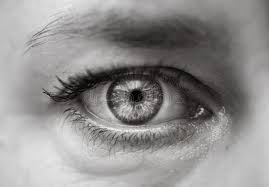
#> input picture Modue3/module3_images/image1.jpeg, 269 x 187 px, given in place of IMG_1686.MOV, which was not available
$ jupyter execute module6a.ipynb   (older library calls are emulated)
#> lines starting #> are read from the running program, lines starting #| are printed output that depends on the picture; pictures that were not available may be replaced by others from this repository, and a replacement may not be noted
[cell 1]
import cv2
import numpy as np

[cell 2]
def compute_and_visualize_flow(video_path, output_path, max_seconds=30):
    """
    Computes dense optical flow for a video and saves the visualization.
    """
#> called with video_path = '/content/IMG_1686.MOV', output_path = 'optical_flow_output1.mp4', max_seconds = 30
    cap = cv2.VideoCapture(video_path)
    if not cap.isOpened():
        print(f"Error opening video stream or file: {video_path}")
        return

    # Get video properties
    fps = cap.get(cv2.CAP_PROP_FPS)
    width = int(cap.get(cv2.CAP_PROP_FRAME_WIDTH))
    height = int(cap.get(cv2.CAP_PROP_FRAME_HEIGHT))

    # Optional: Downscale resolution by half to make processing much faster
    new_w, new_h = width // 2, height // 2

    # Define the codec and create VideoWriter object
    fourcc = cv2.VideoWriter_fourcc(*'mp4v')
    out = cv2.VideoWriter(output_path, fourcc, fps, (new_w, new_h))

    # Read the first frame and convert to grayscale
    ret, frame1 = cap.read()
#> frame1 is the input picture: shape (187, 269, 3); mean B, G, R 143, 143.8, 145.3
    if not ret:
        print("Failed to read the first frame.")
        return

    prvs = cv2.resize(cv2.cvtColor(frame1, cv2.COLOR_BGR2GRAY), (new_w, new_h))
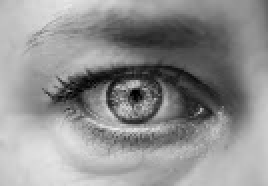
#> prvs: shape (93, 134) (shown 2 times larger); min 0, max 236, mean 144

    # Create an HSV image array to store the visual representation
    hsv = np.zeros((new_h, new_w, 3), dtype=np.float32)
    hsv[..., 1] = 255  # Set saturation to maximum for vibrant colors

    frame_count = 0
    max_frames = int(fps * max_seconds)

    print(f"Processing optical flow for {video_path}...")

    while cap.isOpened() and frame_count < max_frames:
        ret, frame2 = cap.read()
        if not ret:
            break

        next_frame = cv2.resize(cv2.cvtColor(frame2, cv2.COLOR_BGR2GRAY), (new_w, new_h))

        # Calculate Dense Optical Flow using Gunnar Farneback's algorithm
        flow = cv2.calcOpticalFlowFarneback(prvs, next_frame, None,
                                            pyr_scale=0.5, levels=3, winsize=15,
                                            iterations=3, poly_n=5, poly_sigma=1.2, flags=0)

        # Convert the flow vectors (u, v) into polar coordinates (magnitude, angle)
        mag, ang = cv2.cartToPolar(flow[..., 0], flow[..., 1])
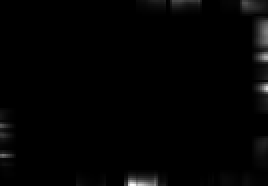
#> mag: shape (93, 134) float32 (shown 2 times larger); min 0, max 0.0473, mean 0.000596; drawn with min black and max white
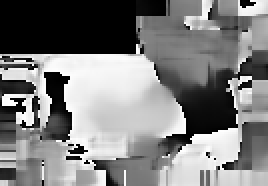
#> ang: shape (93, 134) float32 (shown 2 times larger); min 0, max 6.28, mean 3.11; drawn with min black and max white

        # Map the angle to Hue (direction of motion)
        # OpenCV's Hue ranges from 0 to 179
        hsv[..., 0] = ang * 180 / np.pi / 2
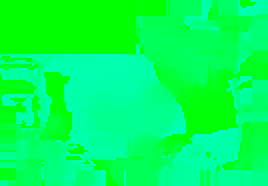
#> hsv: shape (93, 134, 3) float32 (shown 2 times larger); mean of channels 0, 1, 2 89.1, 255, 0; drawn as B, G, R

        # Map the magnitude to Value (speed of motion)
        hsv[..., 2] = cv2.normalize(mag, None, 0, 255, cv2.NORM_MINMAX)
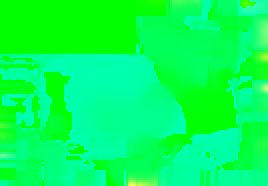
#> hsv: shape (93, 134, 3) float32 (shown 2 times larger); mean of channels 0, 1, 2 89.1, 255, 3.2; drawn as B, G, R

        # Convert the HSV image back to BGR format to write to the video file
        bgr_flow = cv2.cvtColor(np.uint8(hsv), cv2.COLOR_HSV2BGR)
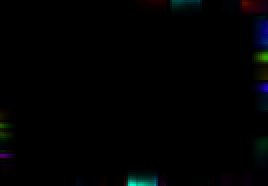
#> bgr_flow: shape (93, 134, 3) (shown 2 times larger); mean B, G, R 2, 1.7, 0.8
        out.write(bgr_flow)

        # Update the previous frame
        prvs = next_frame
        frame_count += 1

    cap.release()
    out.release()
    print(f"Success! Visualized video saved to: {output_path}")

$ run again, on Modue3/module3_images/image2.jpeg
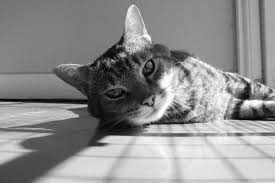
#> input picture Modue3/module3_images/image2.jpeg, 275 x 183 px, given in place of IMG_1686.MOV, which was not available
#> in compute_and_visualize_flow, frame1 is the input picture: shape (183, 275, 3); min 0, max 255, mean 141.4
#> in compute_and_visualize_flow, `mag, ang = cv2.cartToPolar(flow[..., 0], flow[..., 1])`:
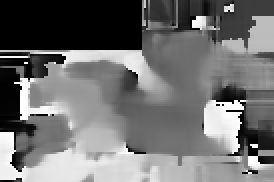
#> ang: shape (91, 137) float32 (shown 2 times larger); min 0, max 6.28, mean 2.8; drawn with min black and max white
#> in compute_and_visualize_flow, `hsv[..., 0] = ang * 180 / np.pi / 2`:
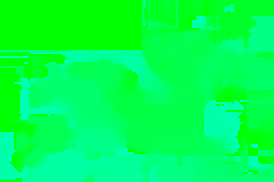
#> hsv: shape (91, 137, 3) float32 (shown 2 times larger); mean of channels 0, 1, 2 80.3, 255, 0; drawn as B, G, R

$ run again, on Modue3/module3_images/image3.jpeg
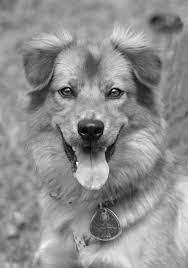
#> input picture Modue3/module3_images/image3.jpeg, 188 x 268 px, given in place of IMG_1686.MOV, which was not available
#> in compute_and_visualize_flow, frame1 is the input picture: shape (268, 188, 3); min 0, max 255, mean 142.6
#> in compute_and_visualize_flow, `mag, ang = cv2.cartToPolar(flow[..., 0], flow[..., 1])`:
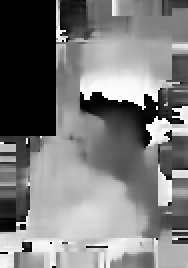
#> ang: shape (134, 94) float32 (shown 2 times larger); min 0, max 6.28, mean 3.03; drawn with min black and max white
#> in compute_and_visualize_flow, `hsv[..., 0] = ang * 180 / np.pi / 2`:
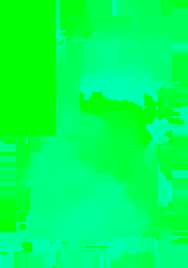
#> hsv: shape (134, 94, 3) float32 (shown 2 times larger); mean of channels 0, 1, 2 86.8, 255, 0; drawn as B, G, R
